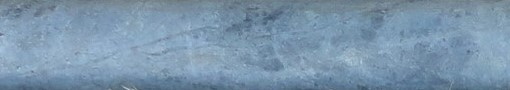
#> input picture 1st_pic.jpg, 510 x 90 px
$ python 'textures bank.py'   (Python 2 division)   (older library calls are emulated)
#> lines starting #> are read from the running program, lines starting #| are printed output that depends on the picture
import numpy as np
import cv2
import pandas as pd

#img = cv2.imread('BSE_Image.jpg')
img = cv2.imread('1st_pic.jpg')
#> img is the input picture: shape (90, 510, 3); mean B, G, R 171.7, 149.1, 122.7
img = cv2.cvtColor(img, cv2.COLOR_BGR2GRAY)
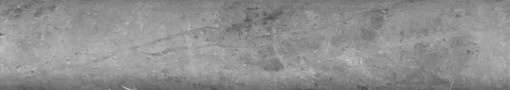
#> img: shape (90, 510); min 76, max 200, mean 143.7
#Here, if you have multichannel image then extract the right channel instead of converting the image to grey.
#For example, if DAPI contains nuclei information, extract the DAPI channel image first.

#Multiple images can be used for training. For that, you need to concatenate the data

#Save original image pixels into a data frame. This is our Feature #1.
img2 = img.reshape(-1)
df = pd.DataFrame()
df['Original Image'] = img2

#Generate Gabor features
num = 1  #To count numbers up in order to give Gabor features a lable in the data frame
kernels = []  #Create empty list to hold all kernels that we will generate in a loop
for theta in range(2):   #Define number of thetas. Here only 2 theta values 0 and 1/4 . pi
    theta = theta / 4. * np.pi
    for sigma in (1, 3):  #Sigma with values of 1 and 3
        for lamda in np.arange(0, np.pi, np.pi / 4):   #Range of wavelengths
            for gamma in (0.05, 0.5):   #Gamma values of 0.05 and 0.5

                gabor_label = 'Gabor' + str(num)  #Label Gabor columns as Gabor1, Gabor2, etc.
#                print(gabor_label)
                ksize=9
                kernel = cv2.getGaborKernel((ksize, ksize), sigma, theta, lamda, gamma, 0, ktype=cv2.CV_32F)
                kernels.append(kernel)
                #Now filter the image and add values to a new column
                fimg = cv2.filter2D(img2, cv2.CV_8UC3, kernel)
                filtered_img = fimg.reshape(-1)
                df[gabor_label] = filtered_img  #Labels columns as Gabor1, Gabor2, etc.
                print(gabor_label, ': theta=', theta, ': sigma=', sigma, ': lamda=', lamda, ': gamma=', gamma)
                num += 1  #Increment for gabor column label
#> after the loop, kernels = 32 items; num = 33

print(df.head())
#> (printed output is left out)
small_2 =df.iloc[:,[1]]
#> small_2 = table of 45900 rows and 1 columns
df.to_csv("Gabor.csv")

def histogram_intersection(a, b):
    v = np.minimum(a, b).sum().round(decimals=1)
    return v

import seaborn as sns
import matplotlib.pyplot as plt
feature_corrlation=df.corr(method='kendall')
#> feature_corrlation = table of 33 rows and 33 columns
#> (the run stopped early here; a loop or call above may not have finished)

$ run again, with 2nd_pic.jpg copied over 1st_pic.jpg
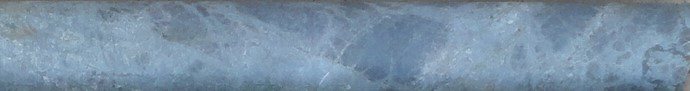
#> input picture 2nd_pic.jpg, 690 x 91 px
#> img is the input picture: shape (91, 690, 3); mean B, G, R 164.4, 143.8, 120.8
#> `img = cv2.cvtColor(img, cv2.COLOR_BGR2GRAY)`:
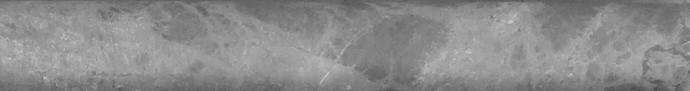
#> img: shape (91, 690); min 70, max 210, mean 139.3
#> after the loop `for theta in range(2):`: kernels = 32 items; num = 33
#> (printed output is left out)
#> small_2 = table of 62790 rows and 1 columns
#> feature_corrlation = table of 33 rows and 33 columns

$ run again, with 3rd_pic.jpg copied over 1st_pic.jpg
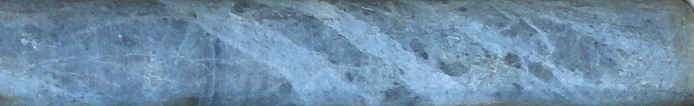
#> input picture 3rd_pic.jpg, 694 x 106 px
#> img is the input picture: shape (106, 694, 3); mean B, G, R 168.7, 142.3, 110.8
#> `img = cv2.cvtColor(img, cv2.COLOR_BGR2GRAY)`:
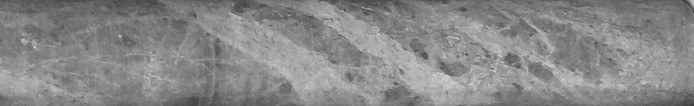
#> img: shape (106, 694); min 55, max 215, mean 135.9
#> after the loop `for theta in range(2):`: kernels = 32 items; num = 33
#> (printed output is left out)
#> small_2 = table of 73564 rows and 1 columns
#> feature_corrlation = table of 33 rows and 33 columns
